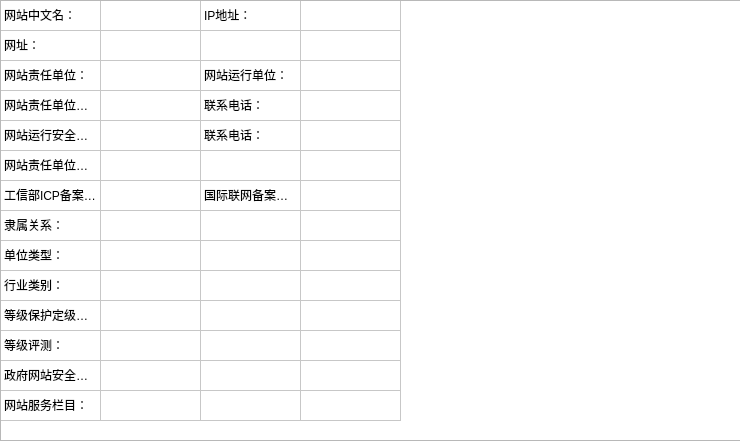
<?xml version="1.0" encoding="UTF-8"?>
<ui version="4.0">
 <class>editRecordDialog</class>
 <widget class="QDialog" name="editRecordDialog">
  <property name="geometry">
   <rect>
    <x>0</x>
    <y>0</y>
    <width>740</width>
    <height>441</height>
   </rect>
  </property>
  <property name="windowTitle">
   <string>Dialog</string>
  </property>
  <widget class="QTableWidget" name="webTableWidget">
   <property name="geometry">
    <rect>
     <x>0</x>
     <y>0</y>
     <width>741</width>
     <height>441</height>
    </rect>
   </property>
   <property name="rowCount">
    <number>14</number>
   </property>
   <property name="columnCount">
    <number>4</number>
   </property>
   <attribute name="horizontalHeaderVisible">
    <bool>false</bool>
   </attribute>
   <attribute name="verticalHeaderVisible">
    <bool>false</bool>
   </attribute>
   <row/>
   <row/>
   <row/>
   <row/>
   <row/>
   <row/>
   <row/>
   <row/>
   <row/>
   <row/>
   <row/>
   <row/>
   <row/>
   <row/>
   <column/>
   <column/>
   <column/>
   <column/>
   <item row="0" column="0">
    <property name="text">
     <string>网站中文名：</string>
    </property>
    <property name="flags">
     <set>ItemIsDragEnabled|ItemIsUserCheckable|ItemIsEnabled</set>
    </property>
   </item>
   <item row="0" column="2">
    <property name="text">
     <string>IP地址：</string>
    </property>
    <property name="flags">
     <set>ItemIsDragEnabled|ItemIsUserCheckable|ItemIsEnabled</set>
    </property>
   </item>
   <item row="1" column="0">
    <property name="text">
     <string>网址：</string>
    </property>
    <property name="flags">
     <set>ItemIsDragEnabled|ItemIsUserCheckable|ItemIsEnabled</set>
    </property>
   </item>
   <item row="2" column="0">
    <property name="text">
     <string>网站责任单位：</string>
    </property>
    <property name="flags">
     <set>ItemIsDragEnabled|ItemIsUserCheckable|ItemIsEnabled</set>
    </property>
   </item>
   <item row="2" column="2">
    <property name="text">
     <string>网站运行单位：</string>
    </property>
    <property name="flags">
     <set>ItemIsDragEnabled|ItemIsUserCheckable|ItemIsEnabled</set>
    </property>
   </item>
   <item row="3" column="0">
    <property name="text">
     <string>网站责任单位负责人及职务：</string>
    </property>
    <property name="flags">
     <set>ItemIsDragEnabled|ItemIsUserCheckable|ItemIsEnabled</set>
    </property>
   </item>
   <item row="3" column="2">
    <property name="text">
     <string>联系电话：</string>
    </property>
    <property name="flags">
     <set>ItemIsDragEnabled|ItemIsUserCheckable|ItemIsEnabled</set>
    </property>
   </item>
   <item row="4" column="0">
    <property name="text">
     <string>网站运行安全负责人及职务：</string>
    </property>
    <property name="flags">
     <set>ItemIsDragEnabled|ItemIsUserCheckable|ItemIsEnabled</set>
    </property>
   </item>
   <item row="4" column="2">
    <property name="text">
     <string>联系电话：</string>
    </property>
    <property name="flags">
     <set>ItemIsDragEnabled|ItemIsUserCheckable|ItemIsEnabled</set>
    </property>
   </item>
   <item row="5" column="0">
    <property name="text">
     <string>网站责任单位所在地：</string>
    </property>
    <property name="flags">
     <set>ItemIsDragEnabled|ItemIsUserCheckable|ItemIsEnabled</set>
    </property>
   </item>
   <item row="6" column="0">
    <property name="text">
     <string>工信部ICP备案号：</string>
    </property>
    <property name="flags">
     <set>ItemIsDragEnabled|ItemIsUserCheckable|ItemIsEnabled</set>
    </property>
   </item>
   <item row="6" column="2">
    <property name="text">
     <string>国际联网备案号：</string>
    </property>
    <property name="flags">
     <set>ItemIsDragEnabled|ItemIsUserCheckable|ItemIsEnabled</set>
    </property>
   </item>
   <item row="7" column="0">
    <property name="text">
     <string>隶属关系：</string>
    </property>
    <property name="flags">
     <set>ItemIsDragEnabled|ItemIsUserCheckable|ItemIsEnabled</set>
    </property>
   </item>
   <item row="7" column="2">
    <property name="text">
     <string/>
    </property>
    <property name="flags">
     <set>ItemIsDragEnabled|ItemIsUserCheckable|ItemIsEnabled</set>
    </property>
   </item>
   <item row="8" column="0">
    <property name="text">
     <string>单位类型：</string>
    </property>
    <property name="flags">
     <set>ItemIsDragEnabled|ItemIsUserCheckable|ItemIsEnabled</set>
    </property>
   </item>
   <item row="8" column="2">
    <property name="text">
     <string/>
    </property>
    <property name="flags">
     <set>ItemIsDragEnabled|ItemIsUserCheckable|ItemIsEnabled</set>
    </property>
   </item>
   <item row="9" column="0">
    <property name="text">
     <string>行业类别：</string>
    </property>
    <property name="flags">
     <set>ItemIsDragEnabled|ItemIsUserCheckable|ItemIsEnabled</set>
    </property>
   </item>
   <item row="9" column="2">
    <property name="text">
     <string/>
    </property>
    <property name="flags">
     <set>ItemIsDragEnabled|ItemIsUserCheckable|ItemIsEnabled</set>
    </property>
   </item>
   <item row="10" column="0">
    <property name="text">
     <string>等级保护定级备案：</string>
    </property>
    <property name="flags">
     <set>ItemIsDragEnabled|ItemIsUserCheckable|ItemIsEnabled</set>
    </property>
   </item>
   <item row="10" column="2">
    <property name="text">
     <string/>
    </property>
   </item>
   <item row="11" column="0">
    <property name="text">
     <string>等级评测：</string>
    </property>
   </item>
   <item row="12" column="0">
    <property name="text">
     <string>政府网站安全责任书：</string>
    </property>
   </item>
   <item row="13" column="0">
    <property name="text">
     <string>网站服务栏目：</string>
    </property>
   </item>
  </widget>
 </widget>
 <resources/>
 <connections/>
</ui>
